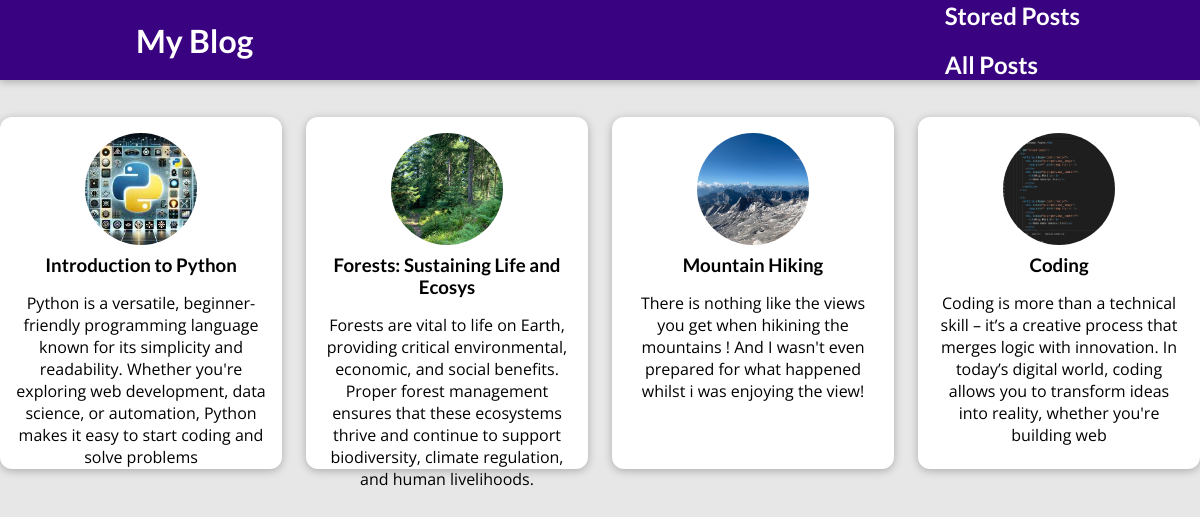
The page /posts on the database its author committed.
### blog/models.py (models this page shows, shortened)
class Post (models.Model):
    title = models.CharField(max_length=150)
    excerpt = models.CharField(max_length=250)
    image = models.ImageField(upload_to = "post_images", null=True)
    date = models.DateField()
    slug = models.SlugField(unique=True, db_index=True)
    centent = models.TextField(validators=[MinLengthValidator(10)])
    author = models.ForeignKey(
        Author, on_delete=models.SET_NULL, null=True, related_name="posts")
    tags = models.ManyToManyField(Tag)

### blog/views.py (the view)
# urls.py: path("posts", views.AllPostsView.as_view(), name="posts"),
class AllPostsView(ListView):
    template_name = "blog/posts.html"
    model = Post
    ordering = ["-date"]
    context_object_name = "all_posts"

### blog/templates/blog/posts.html (shortened to what this page needs)
{% extends "base.html"%}
{% load static %}
{% block css_files%}
<link rel="stylesheet" href="{% static "blog/all_posts.css" %}">
<link rel="stylesheet" href="{% static "blog/posts.css" %}">
{% endblock %}
{% block body%}
<h2>My Collected Posts</h2>
<section id="all_posts">
    <ul>
        {% for post in all_posts%}
            {% include "blog/includes/all_posts.html"%}
        {% endfor %}
    </ul>
</section>
{% endblock %}

### blog/templates/blog/includes/all_posts.html
<li>
  <article class="post">
    <a href="{% url 'post-detail' post.slug %}">
      <img src="{{ post.image.url }}" alt="{{ post.title }}" />
      <div class="post__content">
        <h3>{{ post.title }}</h3>
        <p>{{ post.excerpt }}</p>
      </div>
    </a>
  </article>
</li>

### static/base.css (style rules this page uses)
* { box-sizing: border-box; }
html { font-family: 'Open Sans', 'Lato', sans-serif; }
body { margin: 0; }
h1, h2, h3 { font-family: 'Lato', sans-serif; font-weight: bold; }

### blog/static/blog/all_posts.css (style rules this page uses)
.post { margin-top:3rem; display: flex; flex-direction: column; justify-content: center; align-items: center; justify-content: center; text-align: center; }
.post a { text-decoration: none; color: black; transition: all 0.2s ease; padding: 1rem; }
.post img { width: 5rem; height: 5rem; object-fit: cover; border-radius: 50%; }
.post h3 { margin: 0.25rem 0; }

### blog/static/blog/posts.css (style rules this page uses)
body { background-color: #e7e7e7; }
ul { list-style: none; margin: 0; padding: 0; display: grid; grid-template-columns: repeat(auto-fill, minmax(17rem, 1fr)); gap: 1.5rem; }
.post img { width: 7rem; height: 7rem; }
.post a { height: 22rem; transform-origin: center; box-shadow: 0 2px 8px rgba(0, 0, 0, 0.25); border-radius: 12px; background-color: white; }

### rows shown on the page
Post: image (picture), title "Introduction to Python", excerpt "Python is a versatile, beginner-friendly programming language known for its simplicity and readability. Whether you're exploring web development, data science, or automation, Python makes it easy to start coding and solve problems"
Post: image (picture), title "Forests: Sustaining Life and Ecosys", excerpt "Forests are vital to life on Earth, providing critical environmental, economic, and social benefits. Proper forest management ensures that these ecosystems thrive and continue to support biodiversity, climate regulation, and human livelihoods."
Post: image (picture), title "Mountain Hiking", excerpt "There is nothing like the views you get when hikining the mountains ! And I wasn't even prepared for what happened whilst i was enjoying the view!"
Post: image (picture), title "Coding", excerpt "Coding is more than a technical skill – it’s a creative process that merges logic with innovation. In today’s digital world, coding allows you to transform ideas into reality, whether you're building web"
